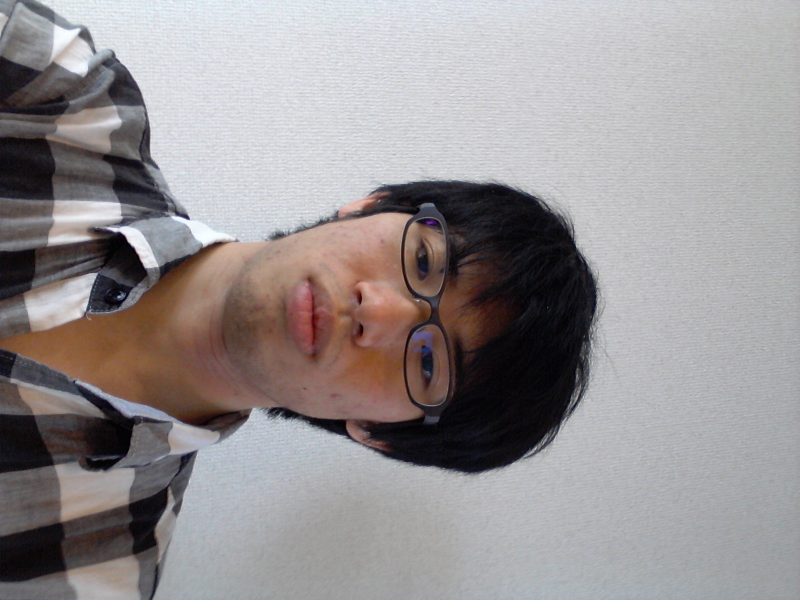
#> input picture edge/me.jpg, 1600 x 1200 px (shown at 1/2 size)
$ python resize.py
#> lines starting #> are read from the running program, lines starting #| are printed output that depends on the picture
from PIL import Image
import os

im = Image.open('me.jpg')
#> im is the input picture: PIL image 1600x1200 RGB; mean R, G, B 150.5, 145.3, 146.3
out = im.resize((400,300))
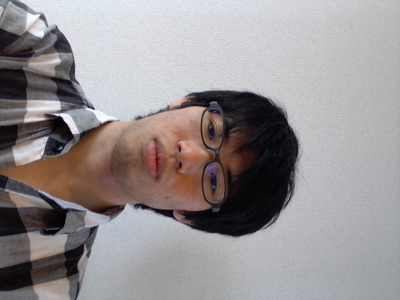
#> out: PIL image 400x300 RGB; mean R, G, B 150.5, 145.3, 146.3
out.show()
out.save("resized2.jpg")

$ run again, with edge/20130702_110201.jpg copied over edge/me.jpg
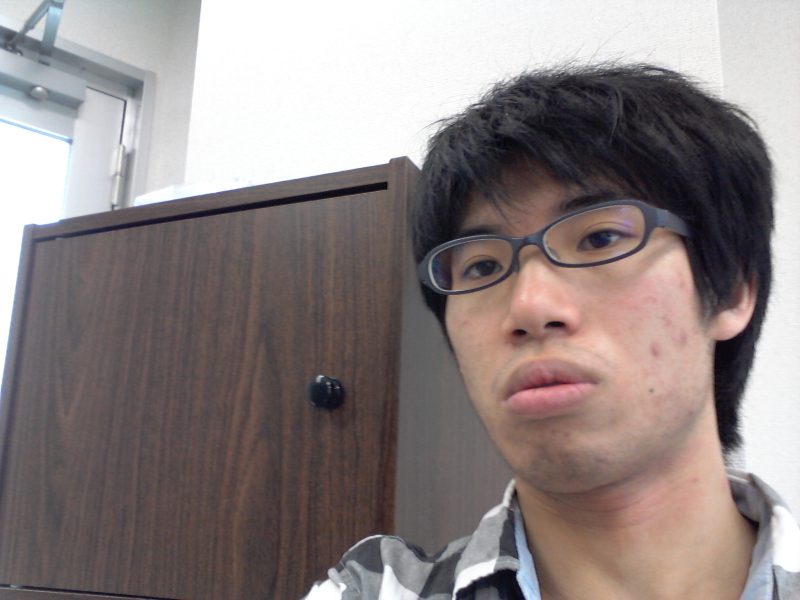
#> input picture edge/20130702_110201.jpg, 1600 x 1200 px (shown at 1/2 size)
#> im is the input picture: PIL image 1600x1200 RGB; mean R, G, B 141.3, 131.2, 130.5
#> `out = im.resize((400,300))`:
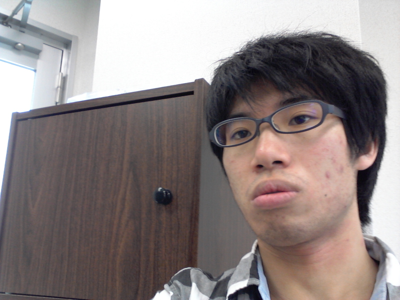
#> out: PIL image 400x300 RGB; mean R, G, B 141.3, 131.2, 130.5

$ run again, with edge/basic_bg.jpg copied over edge/me.jpg
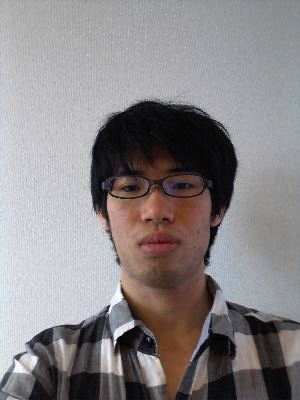
#> input picture edge/basic_bg.jpg, 300 x 400 px
#> im is the input picture: PIL image 300x400 RGB; mean R, G, B 137.5, 132.6, 133.8
#> `out = im.resize((400,300))`:
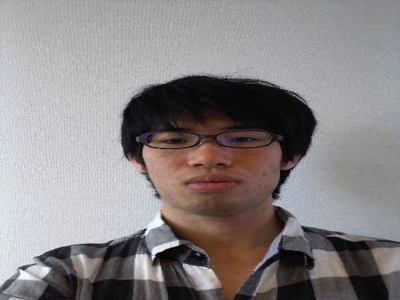
#> out: PIL image 400x300 RGB; mean R, G, B 137.5, 132.6, 133.8
